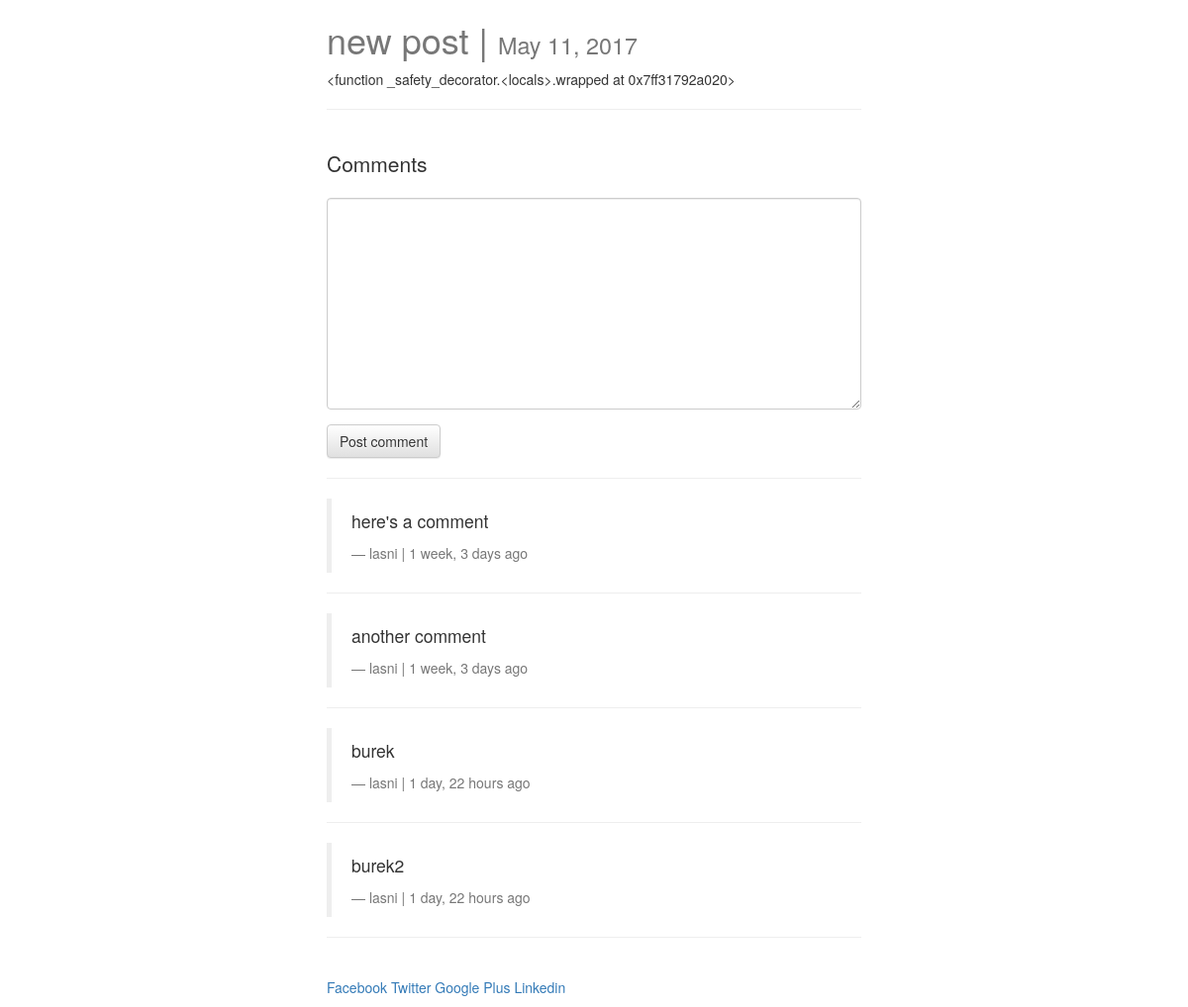
Page /posts/new-slug/ on the committed database.
### posts/models.py (models this page shows, shortened)
class Post(models.Model):
    user = models.ForeignKey(settings.AUTH_USER_MODEL, default=1)
    title = models.CharField(max_length=120)
    slug = models.SlugField(unique=True)
    image = models.ImageField(upload_to=upload_location,
                              null=True,
                              blank=True,
                              width_field="width_field",
                              height_field="height_field")
    height_field = models.IntegerField(default=0)
    width_field = models.IntegerField(default=0)
    content = models.TextField()
    updated = models.DateTimeField(auto_now=True, auto_now_add=False)
    timestamp = models.DateTimeField(auto_now=False, auto_now_add=True)
    draft = models.BooleanField(default=False)
    publish = models.DateField(auto_now=False, auto_now_add=False)
    objects = PostManager()
    def get_markdown(self):
        content = self.content
        return mark_safe(markdown(content))
    class Meta:
        ordering = ["-timestamp", "-updated"]
    @property
    def comments(self):
        instance = self
        qs = Comment.objects.filter_by_instance(instance)
        return qs
    @property
    def get_content_type(self):
        instance = self
        content_type = ContentType.objects.get_for_model(instance.__class__)
        return content_type

### comments/models.py (models this page shows, shortened)
class Comment(models.Model):
    user = models.ForeignKey(settings.AUTH_USER_MODEL, default=1)
    content_type = models.ForeignKey(ContentType, on_delete=models.CASCADE)
    object_id = models.PositiveIntegerField()
    content_object = GenericForeignKey('content_type', 'object_id')
    content = models.TextField()
    timestamp = models.DateTimeField(auto_now_add=True)
    objects = CommentManager()

### posts/views.py (the view, shortened to what this page needs)
# urls.py: url(r'^(?P<slug>[\w-]+)/$', posts_detail, name='detail'),
def posts_detail(request, slug=None):
    instance = get_object_or_404(Post, slug=slug)
    if instance.publish > timezone.now().date() or instance.draft:
        if not request.user.is_staff or not request.user.is_superuser:
            raise Http404
    share_string = quote_plus(instance.content)
    initial_data = {"content_type": instance.get_content_type,
                    "object_id": instance.id}
    comments = instance.comments
    form = CommentForm(request.POST or None, initial=initial_data)
    context = {
        "title": instance.title,
        "instance": instance,
        "share_string": share_string,
        "comments": comments,
        "comment_form": form
    }
    return render(request, "posts-detail.html", context)

### comments/forms.py
class CommentForm(forms.Form):
    content_type = forms.CharField(widget=forms.HiddenInput)
    object_id = forms.IntegerField(widget=forms.HiddenInput)
    content = forms.CharField(widget=forms.Textarea, label="")

### comments/models.py (called while the page is built)
    def filter_by_instance(self, instance):
        content_type = ContentType.objects.get_for_model(instance.__class__)
        obj_id = instance.id
        qs = super(CommentManager, self).filter(
            content_type=content_type, object_id=obj_id)
        return qs

### posts/templatetags/urlify.py (called while the page is built)
@register.filter
def urlify(value):
	return quote_plus(value)

### templates/posts-detail.html (shortened to what this page needs)
{% extends "base.html" %}
{% load urlify %}
{% load crispy_forms_tags %}
{% block content %}
<div class='col-sm-6 col-sm-offset-3'>
	<h1>{{ title }} | <small>{% if instance.draft %}<span style="color:red;">Draft </span>{% endif %}{{ instance.publish }}</small></h1>
	<div class="row">
		<div class="col-sm-12">
			<div class="post-detail-item">{{ instance.get_markdown }}
				<hr/>
				<br/>
				<div>
					<p class="lead">Comments</p>
					<form method="POST" action="."> {% csrf_token %}
						{{ comment_form | crispy }}
						<input type="submit" name="" value="Post comment" class="btn btn-default">
					</form>
					<hr/>
					<div class="">
						{% for comment in comments %}
						<blockquote>
							<p>{{comment.content}}</p>
							<footer>{{comment.user}} | {{comment.timestamp|timesince}} ago</footer>
						</blockquote>
						<hr/>
						{% endfor %}
					</div>
					<br/>
				</div>
			</div>
		</div>
	</div>
	<p>
		<a href="https://www.facebook.com/sharer/sharer.php?u={{ request.build_absolute_uri }}">
			Facebook
		</a>
		<a href="https://twitter.com/home?status={{ instance.content|urlify }}%20{{ request.build_absolute_uri }}">
			Twitter
		</a>
		<a href='https://plus.google.com/share?url={{ request.build_absolute_uri }}'>
			Google Plus
		</a>
		<a href="https://www.linkedin.com/shareArticle?mini=true&url={{ request.build_absolute_uri }}&title={{ instance.title }}&summary={{ share_string }}&source={{ request.build_absolute_uri }}">
			Linkedin
		</a>
	</p>
</div>
{% endblock content %}

### static/css/base.css (style rules this page uses)
h1 { color: #777777; }

### rows in the picture
Post: title "new post", publish "May 11, 2017", get_markdown "<function _safety_decorator.<locals>.wrapped at 0x7ff31792a020>"
Comment: content "here's a comment", user "lasni", timestamp "1 week, 3 days"
Comment: content "another comment", user "lasni", timestamp "1 week, 3 days"
Comment: content "burek", user "lasni", timestamp "1 day, 22 hours"
Comment: content "burek2", user "lasni", timestamp "1 day, 22 hours"
